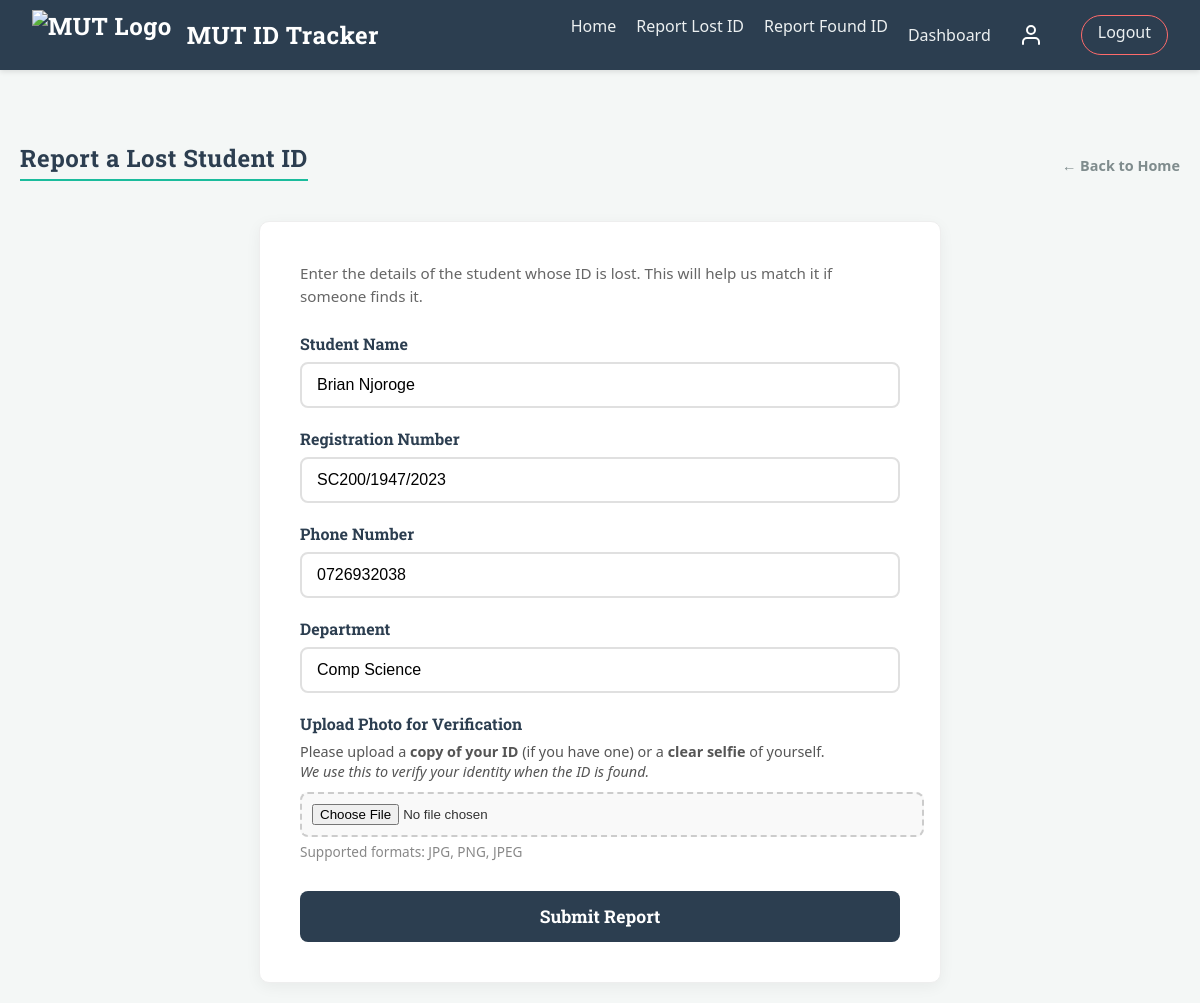
/lost (signed in), run on an earlier commit of the app's database.
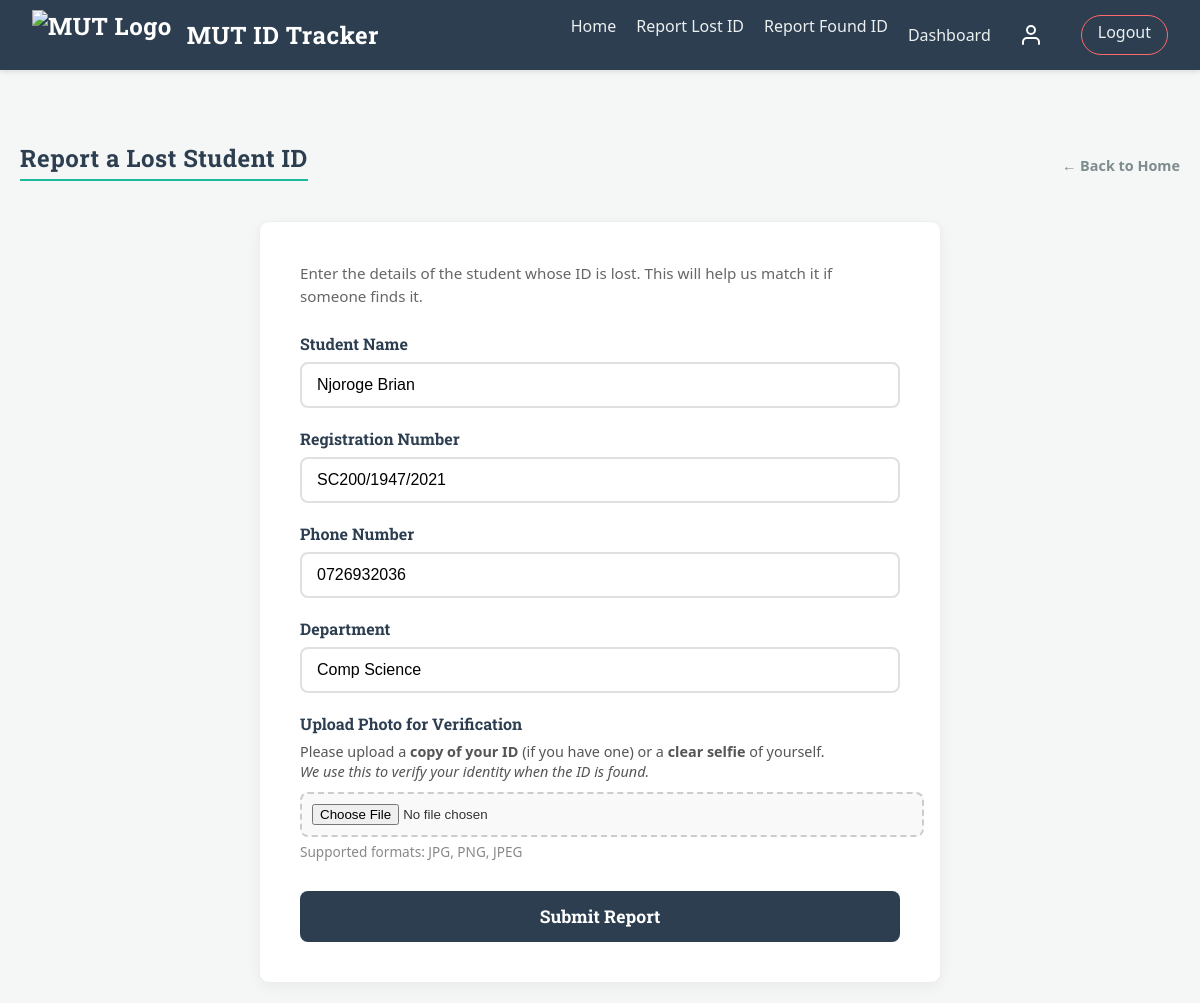
And on a later commit of the database.
### tables this page shows
CREATE TABLE users (
            id INTEGER PRIMARY KEY AUTOINCREMENT,
            name TEXT NOT NULL,
            email TEXT UNIQUE NOT NULL,
            phone TEXT UNIQUE NOT NULL,
            reg_number TEXT UNIQUE NOT NULL,
            department TEXT NOT NULL,
            password_hash TEXT NOT NULL,
            role TEXT DEFAULT 'student',
            is_deleted BOOLEAN DEFAULT 0 
        );

### routes.py (the view, shortened to what this page needs)
@main_bp.route('/lost', methods=['GET', 'POST'])
@login_required
def lost():
    return render_template('lost.html')

### auth.py (called while the page is built)
def load_user(user_id):
    conn = get_db_connection()
    curr = conn.cursor()
    curr.execute("SELECT * FROM users WHERE id = ?", (user_id,))
    user = curr.fetchone()
    conn.close()
    if user:
        return User(id=user['id'],
                    name=user['name'],
                    email=user['email'],
                    role=user['role'],
                    reg_number=user['reg_number'],
                    department=user['department'],
                    phone=user['phone'])
    return None

### db.py (called while the page is built)
def get_db_connection():
    conn = sqlite3.connect('lostfound.db')
    conn.row_factory = sqlite3.Row
    return conn

### routes.py (called while the page is built)
@main_bp.app_context_processor
def inject_unread_claims():
    unread_count = 0
    if current_user.is_authenticated:
        conn = get_db_connection()
        result = conn.execute(
            'SELECT COUNT(*) FROM claims WHERE user_id = ? AND is_read = 0',
            (current_user.id,)
        ).fetchone()
        if result:
            unread_count = result[0]
        conn.close()
    return dict(unread_count=unread_count)

### templates/lost.html (shortened to what this page needs)
<!doctype html>
<html lang="en">
  <head>
    <link
      rel="stylesheet"
      href="{{ url_for('static', filename='style.css') }}"
    />
  </head>
  <body>
    {% include 'navbar.html' %}
    <div class="container">
      <div class="page-header">
        <h2>Report a Lost Student ID</h2>
        <a href="/" class="back-link">&larr; Back to Home</a>
      </div>
      <div class="form-card">
        <p class="form-instruction">
          Enter the details of the student whose ID is lost. This will help us
          match it if someone finds it.
        </p>
        <form action="/lost" method="POST" enctype="multipart/form-data">
          <div class="form-group">
            <label for="student_name">Student Name</label>
            <input
              type="text"
              id="student_name"
              name="student_name"
              value="{{ current_user.name }}"
              required
            />
          </div>
          <div class="form-group">
            <label for="reg_number">Registration Number</label>
            <input
              type="text"
              id="reg_number"
              name="reg_number"
              value="{{ current_user.reg_number }}"
              required
            />
          </div>
          <div class="form-group">
            <label for="phone_number">Phone Number</label>
            <input
              type="text"
              id="phone_number"
              name="phone_number"
              value="{{ current_user.phone }}"
              required
            />
          </div>
          <div class="form-group">
            <label for="department">Department</label>
            <input
              type="text"
              id="department"
              name="department"
              value="{{ current_user.department }}"
              required
            />
          </div>
          <div class="form-group">
            <label for="id_image">Upload Photo for Verification</label>
            <p
              style="
                font-size: 0.9rem;
                color: #555;
                margin-top: 0;
                margin-bottom: 10px;
                line-height: 1.4;
              "
            >
              Please upload a <strong>copy of your ID</strong> (if you have one)
              or a <strong>clear selfie</strong> of yourself. <br /><em
                >We use this to verify your identity when the ID is found.</em
              >
            </p>
            <input
              type="file"
              id="id_image"
              name="id_image"
              accept="image/*"
              class="file-input"
              required
            />
            <small style="color: #888">Supported formats: JPG, PNG, JPEG</small>
          </div>
          <button type="submit" class="submit-btn">Submit Report</button>
        </form>
      </div>
    </div>
  </body>
</html>

What changed in the data, as far as the page shows it:
changed users "Comp Science": student_name "Brian Njoroge" → "Njoroge Brian"; reg_number "SC200/1947/2023" → "SC200/1947/2021"; phone_number "0726932038" → "0726932036"
